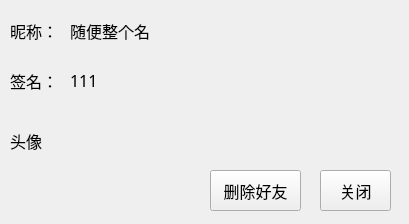
<?xml version="1.0" encoding="UTF-8"?>
<ui version="4.0">
 <class>FriendDataCard</class>
 <widget class="QWidget" name="FriendDataCard">
  <property name="geometry">
   <rect>
    <x>0</x>
    <y>0</y>
    <width>409</width>
    <height>224</height>
   </rect>
  </property>
  <property name="minimumSize">
   <size>
    <width>409</width>
    <height>224</height>
   </size>
  </property>
  <property name="maximumSize">
   <size>
    <width>409</width>
    <height>224</height>
   </size>
  </property>
  <property name="font">
   <font>
    <family>微软雅黑</family>
    <pointsize>12</pointsize>
   </font>
  </property>
  <property name="windowTitle">
   <string>Form</string>
  </property>
  <widget class="QLabel" name="lb_feeling">
   <property name="geometry">
    <rect>
     <x>10</x>
     <y>60</y>
     <width>51</width>
     <height>41</height>
    </rect>
   </property>
   <property name="font">
    <font>
     <family>微软雅黑</family>
     <pointsize>12</pointsize>
    </font>
   </property>
   <property name="text">
    <string>签名：</string>
   </property>
  </widget>
  <widget class="QLabel" name="lb_icon">
   <property name="geometry">
    <rect>
     <x>10</x>
     <y>120</y>
     <width>51</width>
     <height>41</height>
    </rect>
   </property>
   <property name="font">
    <font>
     <family>微软雅黑</family>
     <pointsize>12</pointsize>
    </font>
   </property>
   <property name="text">
    <string>头像</string>
   </property>
  </widget>
  <widget class="QPushButton" name="pb_icon">
   <property name="geometry">
    <rect>
     <x>80</x>
     <y>120</y>
     <width>100</width>
     <height>100</height>
    </rect>
   </property>
   <property name="text">
    <string/>
   </property>
   <property name="icon">
    <iconset resource="res.qrc">
     <normaloff>:/tx/1.png</normaloff>:/tx/1.png</iconset>
   </property>
   <property name="iconSize">
    <size>
     <width>100</width>
     <height>100</height>
    </size>
   </property>
   <property name="flat">
    <bool>true</bool>
   </property>
  </widget>
  <widget class="QLabel" name="lb_name">
   <property name="geometry">
    <rect>
     <x>10</x>
     <y>10</y>
     <width>51</width>
     <height>41</height>
    </rect>
   </property>
   <property name="font">
    <font>
     <family>微软雅黑</family>
     <pointsize>12</pointsize>
    </font>
   </property>
   <property name="text">
    <string>昵称：</string>
   </property>
  </widget>
  <widget class="QLabel" name="lb_setName">
   <property name="geometry">
    <rect>
     <x>70</x>
     <y>15</y>
     <width>331</width>
     <height>31</height>
    </rect>
   </property>
   <property name="font">
    <font>
     <family>微软雅黑</family>
     <pointsize>12</pointsize>
    </font>
   </property>
   <property name="text">
    <string>随便整个名</string>
   </property>
  </widget>
  <widget class="QLabel" name="lb_setFeeling">
   <property name="geometry">
    <rect>
     <x>70</x>
     <y>65</y>
     <width>331</width>
     <height>31</height>
    </rect>
   </property>
   <property name="font">
    <font>
     <family>微软雅黑</family>
     <pointsize>12</pointsize>
    </font>
   </property>
   <property name="text">
    <string>111</string>
   </property>
  </widget>
  <widget class="QPushButton" name="pb_close">
   <property name="geometry">
    <rect>
     <x>320</x>
     <y>170</y>
     <width>71</width>
     <height>41</height>
    </rect>
   </property>
   <property name="text">
    <string>关闭</string>
   </property>
  </widget>
  <widget class="QPushButton" name="pb_deleteFriend">
   <property name="geometry">
    <rect>
     <x>210</x>
     <y>170</y>
     <width>91</width>
     <height>41</height>
    </rect>
   </property>
   <property name="text">
    <string>删除好友</string>
   </property>
  </widget>
 </widget>
 <resources>
  <include location="res.qrc"/>
 </resources>
 <connections/>
</ui>
